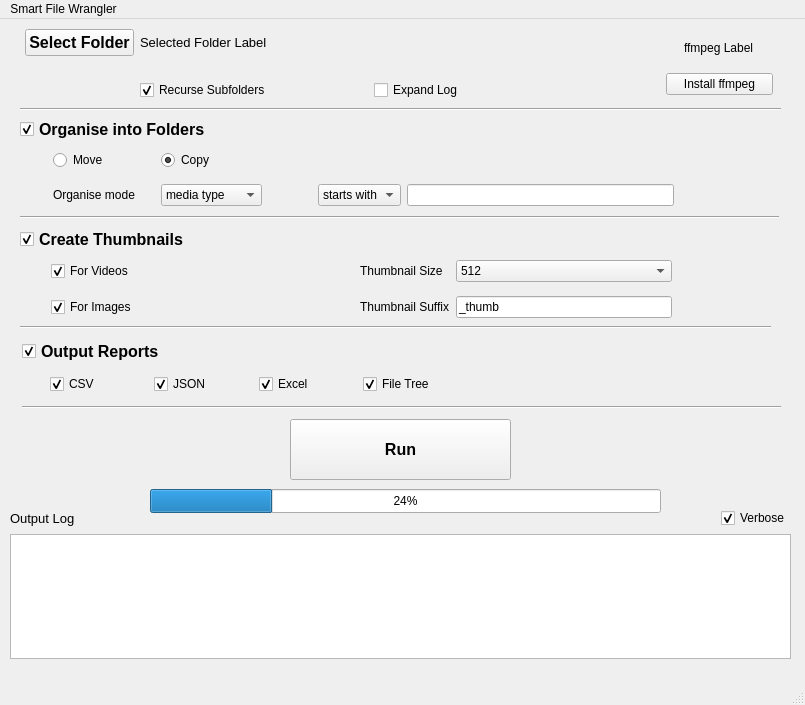
<?xml version="1.0" encoding="UTF-8"?>
<ui version="4.0">
 <class>MainWindow</class>
 <widget class="QMainWindow" name="MainWindow">
  <property name="geometry">
   <rect>
    <x>0</x>
    <y>0</y>
    <width>805</width>
    <height>705</height>
   </rect>
  </property>
  <property name="windowTitle">
   <string>MainWindow</string>
  </property>
  <widget class="QWidget" name="centralwidget">
   <widget class="QWidget" name="log_widget" native="true">
    <property name="geometry">
     <rect>
      <x>10</x>
      <y>489</y>
      <width>781</width>
      <height>151</height>
     </rect>
    </property>
    <property name="minimumSize">
     <size>
      <width>0</width>
      <height>0</height>
     </size>
    </property>
    <property name="maximumSize">
     <size>
      <width>16777215</width>
      <height>200</height>
     </size>
    </property>
    <layout class="QGridLayout" name="gridLayout_7">
     <item row="0" column="0">
      <widget class="QLabel" name="log_label">
       <property name="font">
        <font>
         <pointsize>10</pointsize>
         <underline>false</underline>
        </font>
       </property>
       <property name="text">
        <string>Output Log</string>
       </property>
      </widget>
     </item>
     <item row="0" column="1" alignment="Qt::AlignmentFlag::AlignRight">
      <widget class="QCheckBox" name="log_verbose_check">
       <property name="toolTip">
        <string>&lt;html&gt;&lt;head/&gt;&lt;body&gt;&lt;p&gt;verbose log output&lt;/p&gt;&lt;/body&gt;&lt;/html&gt;</string>
       </property>
       <property name="text">
        <string>Verbose</string>
       </property>
       <property name="checked">
        <bool>true</bool>
       </property>
      </widget>
     </item>
     <item row="2" column="0" colspan="2">
      <widget class="QTextEdit" name="log_box">
       <property name="readOnly">
        <bool>true</bool>
       </property>
      </widget>
     </item>
    </layout>
   </widget>
   <widget class="QWidget" name="execution_widget" native="true">
    <property name="geometry">
     <rect>
      <x>80</x>
      <y>380</y>
      <width>641</width>
      <height>121</height>
     </rect>
    </property>
    <widget class="QPushButton" name="run_btn">
     <property name="geometry">
      <rect>
       <x>210</x>
       <y>20</y>
       <width>221</width>
       <height>61</height>
      </rect>
     </property>
     <property name="font">
      <font>
       <pointsize>12</pointsize>
       <bold>true</bold>
      </font>
     </property>
     <property name="toolTip">
      <string>&lt;html&gt;&lt;head/&gt;&lt;body&gt;&lt;p&gt;Execute the chosen processes on the selected folder&lt;/p&gt;&lt;/body&gt;&lt;/html&gt;</string>
     </property>
     <property name="text">
      <string>Run</string>
     </property>
    </widget>
    <widget class="QProgressBar" name="progressBar">
     <property name="geometry">
      <rect>
       <x>70</x>
       <y>90</y>
       <width>511</width>
       <height>24</height>
      </rect>
     </property>
     <property name="value">
      <number>24</number>
     </property>
    </widget>
   </widget>
   <widget class="QWidget" name="reports_widget" native="true">
    <property name="geometry">
     <rect>
      <x>20</x>
      <y>320</y>
      <width>761</width>
      <height>91</height>
     </rect>
    </property>
    <widget class="Line" name="reports_end_line">
     <property name="geometry">
      <rect>
       <x>2</x>
       <y>60</y>
       <width>759</width>
       <height>16</height>
      </rect>
     </property>
     <property name="orientation">
      <enum>Qt::Orientation::Horizontal</enum>
     </property>
    </widget>
    <widget class="QCheckBox" name="reports_enable_check">
     <property name="geometry">
      <rect>
       <x>2</x>
       <y>0</y>
       <width>149</width>
       <height>24</height>
      </rect>
     </property>
     <property name="font">
      <font>
       <pointsize>12</pointsize>
       <bold>true</bold>
       <kerning>true</kerning>
      </font>
     </property>
     <property name="text">
      <string>Output Reports</string>
     </property>
     <property name="checked">
      <bool>true</bool>
     </property>
    </widget>
    <widget class="QWidget" name="reports_options_widget" native="true">
     <property name="geometry">
      <rect>
       <x>30</x>
       <y>20</y>
       <width>391</width>
       <height>51</height>
      </rect>
     </property>
     <layout class="QGridLayout" name="gridLayout_3">
      <item row="0" column="2">
       <widget class="QCheckBox" name="reports_json_check">
        <property name="text">
         <string>JSON</string>
        </property>
        <property name="checked">
         <bool>true</bool>
        </property>
       </widget>
      </item>
      <item row="0" column="3">
       <spacer name="horizontalSpacer_2">
        <property name="orientation">
         <enum>Qt::Orientation::Horizontal</enum>
        </property>
        <property name="sizeType">
         <enum>QSizePolicy::Policy::Fixed</enum>
        </property>
        <property name="sizeHint" stdset="0">
         <size>
          <width>20</width>
          <height>20</height>
         </size>
        </property>
       </spacer>
      </item>
      <item row="0" column="4">
       <widget class="QCheckBox" name="reports_excel_check">
        <property name="text">
         <string>Excel</string>
        </property>
        <property name="checked">
         <bool>true</bool>
        </property>
       </widget>
      </item>
      <item row="0" column="1">
       <spacer name="horizontalSpacer">
        <property name="orientation">
         <enum>Qt::Orientation::Horizontal</enum>
        </property>
        <property name="sizeType">
         <enum>QSizePolicy::Policy::Fixed</enum>
        </property>
        <property name="sizeHint" stdset="0">
         <size>
          <width>20</width>
          <height>20</height>
         </size>
        </property>
       </spacer>
      </item>
      <item row="0" column="6">
       <widget class="QCheckBox" name="reports_tree_check">
        <property name="text">
         <string>File Tree</string>
        </property>
        <property name="checked">
         <bool>true</bool>
        </property>
       </widget>
      </item>
      <item row="0" column="0">
       <widget class="QCheckBox" name="reports_csv_check">
        <property name="text">
         <string>CSV</string>
        </property>
        <property name="checked">
         <bool>true</bool>
        </property>
       </widget>
      </item>
      <item row="0" column="5">
       <spacer name="horizontalSpacer_3">
        <property name="orientation">
         <enum>Qt::Orientation::Horizontal</enum>
        </property>
        <property name="sizeType">
         <enum>QSizePolicy::Policy::Fixed</enum>
        </property>
        <property name="sizeHint" stdset="0">
         <size>
          <width>20</width>
          <height>20</height>
         </size>
        </property>
       </spacer>
      </item>
     </layout>
    </widget>
   </widget>
   <widget class="QWidget" name="thumbnails_widget" native="true">
    <property name="geometry">
     <rect>
      <x>20</x>
      <y>210</y>
      <width>751</width>
      <height>101</height>
     </rect>
    </property>
    <widget class="QWidget" name="thumbnails_options_widget" native="true">
     <property name="geometry">
      <rect>
       <x>31</x>
       <y>23</y>
       <width>621</width>
       <height>74</height>
      </rect>
     </property>
     <layout class="QGridLayout" name="gridLayout_2">
      <item row="0" column="0">
       <widget class="QCheckBox" name="thumbnails_videos_check">
        <property name="text">
         <string>For Videos</string>
        </property>
        <property name="checked">
         <bool>true</bool>
        </property>
       </widget>
      </item>
      <item row="0" column="2">
       <widget class="QLabel" name="thumbnails_size_label">
        <property name="text">
         <string>Thumbnail Size</string>
        </property>
       </widget>
      </item>
      <item row="0" column="3">
       <widget class="QComboBox" name="thumbnails_size_combo">
        <property name="currentIndex">
         <number>4</number>
        </property>
        <item>
         <property name="text">
          <string>32</string>
         </property>
        </item>
        <item>
         <property name="text">
          <string>64</string>
         </property>
        </item>
        <item>
         <property name="text">
          <string>128</string>
         </property>
        </item>
        <item>
         <property name="text">
          <string>256</string>
         </property>
        </item>
        <item>
         <property name="text">
          <string>512</string>
         </property>
        </item>
        <item>
         <property name="text">
          <string>1024</string>
         </property>
        </item>
        <item>
         <property name="text">
          <string>2048</string>
         </property>
        </item>
        <item>
         <property name="text">
          <string>4096</string>
         </property>
        </item>
       </widget>
      </item>
      <item row="1" column="3">
       <widget class="QLineEdit" name="thumbnails_suffix_lineedit">
        <property name="text">
         <string>_thumb</string>
        </property>
       </widget>
      </item>
      <item row="1" column="0">
       <widget class="QCheckBox" name="thumbnails_images_check">
        <property name="text">
         <string>For Images</string>
        </property>
        <property name="checked">
         <bool>true</bool>
        </property>
       </widget>
      </item>
      <item row="1" column="2">
       <widget class="QLabel" name="thumbnails_suffix_label">
        <property name="text">
         <string>Thumbnail Suffix</string>
        </property>
       </widget>
      </item>
      <item row="0" column="1">
       <spacer name="horizontalSpacer_4">
        <property name="orientation">
         <enum>Qt::Orientation::Horizontal</enum>
        </property>
        <property name="sizeHint" stdset="0">
         <size>
          <width>40</width>
          <height>20</height>
         </size>
        </property>
       </spacer>
      </item>
     </layout>
    </widget>
    <widget class="QCheckBox" name="thumbnails_enable_check">
     <property name="geometry">
      <rect>
       <x>0</x>
       <y>-2</y>
       <width>173</width>
       <height>24</height>
      </rect>
     </property>
     <property name="font">
      <font>
       <pointsize>12</pointsize>
       <bold>true</bold>
      </font>
     </property>
     <property name="text">
      <string>Create Thumbnails</string>
     </property>
     <property name="checked">
      <bool>true</bool>
     </property>
    </widget>
    <widget class="Line" name="thumbnails_end_line">
     <property name="geometry">
      <rect>
       <x>0</x>
       <y>90</y>
       <width>759</width>
       <height>16</height>
      </rect>
     </property>
     <property name="orientation">
      <enum>Qt::Orientation::Horizontal</enum>
     </property>
    </widget>
   </widget>
   <widget class="QWidget" name="organise_widget" native="true">
    <property name="geometry">
     <rect>
      <x>20</x>
      <y>100</y>
      <width>761</width>
      <height>101</height>
     </rect>
    </property>
    <widget class="QCheckBox" name="organise_enable_check">
     <property name="geometry">
      <rect>
       <x>0</x>
       <y>-2</y>
       <width>193</width>
       <height>24</height>
      </rect>
     </property>
     <property name="font">
      <font>
       <pointsize>12</pointsize>
       <bold>true</bold>
      </font>
     </property>
     <property name="toolTip">
      <string>&lt;html&gt;&lt;head/&gt;&lt;body&gt;&lt;p&gt;The feature to organise files into new folders. This can either be done via move or copy and in multiple filter modes.&lt;/p&gt;&lt;/body&gt;&lt;/html&gt;</string>
     </property>
     <property name="text">
      <string>Organise into Folders</string>
     </property>
     <property name="checked">
      <bool>true</bool>
     </property>
    </widget>
    <widget class="QWidget" name="organise_options_widget" native="true">
     <property name="geometry">
      <rect>
       <x>33</x>
       <y>23</y>
       <width>621</width>
       <height>74</height>
      </rect>
     </property>
     <layout class="QGridLayout" name="gridLayout">
      <item row="1" column="5">
       <widget class="QLineEdit" name="organise_string_lineedit"/>
      </item>
      <item row="1" column="0">
       <widget class="QLabel" name="organise_mode_label">
        <property name="text">
         <string>Organise mode</string>
        </property>
       </widget>
      </item>
      <item row="0" column="1">
       <spacer name="horizontalSpacer_8">
        <property name="orientation">
         <enum>Qt::Orientation::Horizontal</enum>
        </property>
        <property name="sizeType">
         <enum>QSizePolicy::Policy::Fixed</enum>
        </property>
        <property name="sizeHint" stdset="0">
         <size>
          <width>20</width>
          <height>20</height>
         </size>
        </property>
       </spacer>
      </item>
      <item row="0" column="0">
       <widget class="QRadioButton" name="organise_move_radio">
        <property name="text">
         <string>Move</string>
        </property>
        <property name="checked">
         <bool>false</bool>
        </property>
       </widget>
      </item>
      <item row="1" column="2">
       <widget class="QComboBox" name="organise_mode_combo">
        <item>
         <property name="text">
          <string>media type</string>
         </property>
        </item>
        <item>
         <property name="text">
          <string>file extension</string>
         </property>
        </item>
        <item>
         <property name="text">
          <string>name rule</string>
         </property>
        </item>
       </widget>
      </item>
      <item row="1" column="4">
       <widget class="QComboBox" name="organise_string_combo">
        <item>
         <property name="text">
          <string>starts with</string>
         </property>
        </item>
        <item>
         <property name="text">
          <string>contains</string>
         </property>
        </item>
       </widget>
      </item>
      <item row="1" column="1">
       <spacer name="horizontalSpacer_6">
        <property name="orientation">
         <enum>Qt::Orientation::Horizontal</enum>
        </property>
        <property name="sizeType">
         <enum>QSizePolicy::Policy::Fixed</enum>
        </property>
        <property name="sizeHint" stdset="0">
         <size>
          <width>20</width>
          <height>20</height>
         </size>
        </property>
       </spacer>
      </item>
      <item row="1" column="3">
       <spacer name="horizontalSpacer_5">
        <property name="orientation">
         <enum>Qt::Orientation::Horizontal</enum>
        </property>
        <property name="sizeType">
         <enum>QSizePolicy::Policy::Fixed</enum>
        </property>
        <property name="sizeHint" stdset="0">
         <size>
          <width>50</width>
          <height>20</height>
         </size>
        </property>
       </spacer>
      </item>
      <item row="0" column="2">
       <widget class="QRadioButton" name="organise_copy_radio">
        <property name="text">
         <string>Copy</string>
        </property>
        <property name="checked">
         <bool>true</bool>
        </property>
       </widget>
      </item>
     </layout>
    </widget>
    <widget class="Line" name="organise_end_line">
     <property name="geometry">
      <rect>
       <x>0</x>
       <y>90</y>
       <width>759</width>
       <height>16</height>
      </rect>
     </property>
     <property name="orientation">
      <enum>Qt::Orientation::Horizontal</enum>
     </property>
    </widget>
   </widget>
   <widget class="QWidget" name="main_widget" native="true">
    <property name="geometry">
     <rect>
      <x>20</x>
      <y>0</y>
      <width>761</width>
      <height>101</height>
     </rect>
    </property>
    <widget class="QWidget" name="main_options_widget" native="true">
     <property name="geometry">
      <rect>
       <x>120</x>
       <y>51</y>
       <width>421</width>
       <height>41</height>
      </rect>
     </property>
     <layout class="QGridLayout" name="gridLayout_4">
      <item row="0" column="2">
       <widget class="QCheckBox" name="expand_log_check">
        <property name="toolTip">
         <string>&lt;html&gt;&lt;head/&gt;&lt;body&gt;&lt;p&gt;If enabled, an output log will expand at the bottom of the window&lt;/p&gt;&lt;/body&gt;&lt;/html&gt;</string>
        </property>
        <property name="text">
         <string>Expand Log</string>
        </property>
       </widget>
      </item>
      <item row="0" column="0">
       <widget class="QCheckBox" name="recurse_subfolders_check">
        <property name="toolTip">
         <string>&lt;html&gt;&lt;head/&gt;&lt;body&gt;&lt;p&gt;Enable if you would like Smart File Wrangler to continue processes in subfolders&lt;/p&gt;&lt;/body&gt;&lt;/html&gt;</string>
        </property>
        <property name="text">
         <string>Recurse Subfolders</string>
        </property>
        <property name="checked">
         <bool>true</bool>
        </property>
       </widget>
      </item>
      <item row="0" column="1">
       <spacer name="horizontalSpacer_9">
        <property name="orientation">
         <enum>Qt::Orientation::Horizontal</enum>
        </property>
        <property name="sizeType">
         <enum>QSizePolicy::Policy::Fixed</enum>
        </property>
        <property name="sizeHint" stdset="0">
         <size>
          <width>40</width>
          <height>20</height>
         </size>
        </property>
       </spacer>
      </item>
     </layout>
    </widget>
    <widget class="QWidget" name="folder_selection_widget" native="true">
     <property name="geometry">
      <rect>
       <x>5</x>
       <y>-1</y>
       <width>600</width>
       <height>50</height>
      </rect>
     </property>
     <property name="sizePolicy">
      <sizepolicy hsizetype="Expanding" vsizetype="Preferred">
       <horstretch>0</horstretch>
       <verstretch>0</verstretch>
      </sizepolicy>
     </property>
     <property name="minimumSize">
      <size>
       <width>600</width>
       <height>0</height>
      </size>
     </property>
     <layout class="QGridLayout" name="gridLayout_6">
      <item row="0" column="0">
       <widget class="QPushButton" name="select_folder_btn">
        <property name="font">
         <font>
          <pointsize>12</pointsize>
          <bold>true</bold>
         </font>
        </property>
        <property name="toolTip">
         <string>&lt;html&gt;&lt;head/&gt;&lt;body&gt;&lt;p&gt;To select the directory that you would like smart file wrangler to work on&lt;/p&gt;&lt;/body&gt;&lt;/html&gt;</string>
        </property>
        <property name="layoutDirection">
         <enum>Qt::LayoutDirection::LeftToRight</enum>
        </property>
        <property name="text">
         <string>Select Folder</string>
        </property>
       </widget>
      </item>
      <item row="0" column="1">
       <widget class="QLabel" name="select_folder_label">
        <property name="sizePolicy">
         <sizepolicy hsizetype="MinimumExpanding" vsizetype="Preferred">
          <horstretch>0</horstretch>
          <verstretch>0</verstretch>
         </sizepolicy>
        </property>
        <property name="minimumSize">
         <size>
          <width>500</width>
          <height>0</height>
         </size>
        </property>
        <property name="font">
         <font>
          <pointsize>10</pointsize>
         </font>
        </property>
        <property name="text">
         <string>Selected Folder Label</string>
        </property>
       </widget>
      </item>
     </layout>
    </widget>
    <widget class="Line" name="main_end_line">
     <property name="geometry">
      <rect>
       <x>0</x>
       <y>80</y>
       <width>761</width>
       <height>20</height>
      </rect>
     </property>
     <property name="orientation">
      <enum>Qt::Orientation::Horizontal</enum>
     </property>
    </widget>
    <widget class="QWidget" name="ffmpeg_widget" native="true">
     <property name="geometry">
      <rect>
       <x>646</x>
       <y>10</y>
       <width>107</width>
       <height>66</height>
      </rect>
     </property>
     <layout class="QVBoxLayout" name="verticalLayout">
      <item alignment="Qt::AlignmentFlag::AlignHCenter">
       <widget class="QLabel" name="ffmpeg_label">
        <property name="text">
         <string>ffmpeg Label</string>
        </property>
       </widget>
      </item>
      <item>
       <widget class="QPushButton" name="ffmpeg_btn">
        <property name="toolTip">
         <string>&lt;html&gt;&lt;head/&gt;&lt;body&gt;&lt;p&gt;ffmpeg is required for creating video thumbnails and to extract extra video/audio metadata for reports. However, it is not required to run the tool.&lt;/p&gt;&lt;/body&gt;&lt;/html&gt;</string>
        </property>
        <property name="text">
         <string>Install ffmpeg</string>
        </property>
       </widget>
      </item>
     </layout>
    </widget>
   </widget>
   <zorder>main_widget</zorder>
   <zorder>organise_widget</zorder>
   <zorder>thumbnails_widget</zorder>
   <zorder>reports_widget</zorder>
   <zorder>execution_widget</zorder>
   <zorder>log_widget</zorder>
  </widget>
  <widget class="QMenuBar" name="menubar">
   <property name="geometry">
    <rect>
     <x>0</x>
     <y>0</y>
     <width>805</width>
     <height>33</height>
    </rect>
   </property>
   <widget class="QMenu" name="menuSmart_File_Wrangler">
    <property name="title">
     <string>Smart File Wrangler</string>
    </property>
   </widget>
   <addaction name="menuSmart_File_Wrangler"/>
  </widget>
  <widget class="QStatusBar" name="statusbar"/>
 </widget>
 <resources/>
 <connections/>
</ui>
